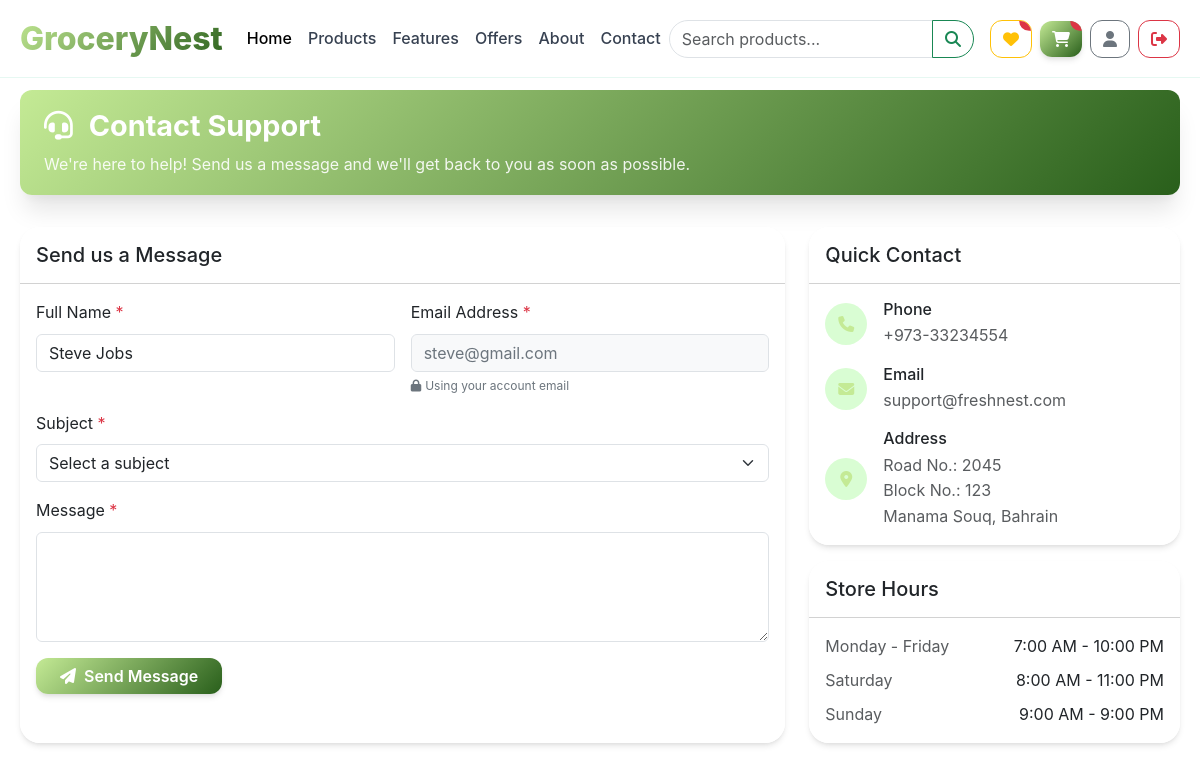
/contact.php (signed in), run on an earlier commit of the app's database.
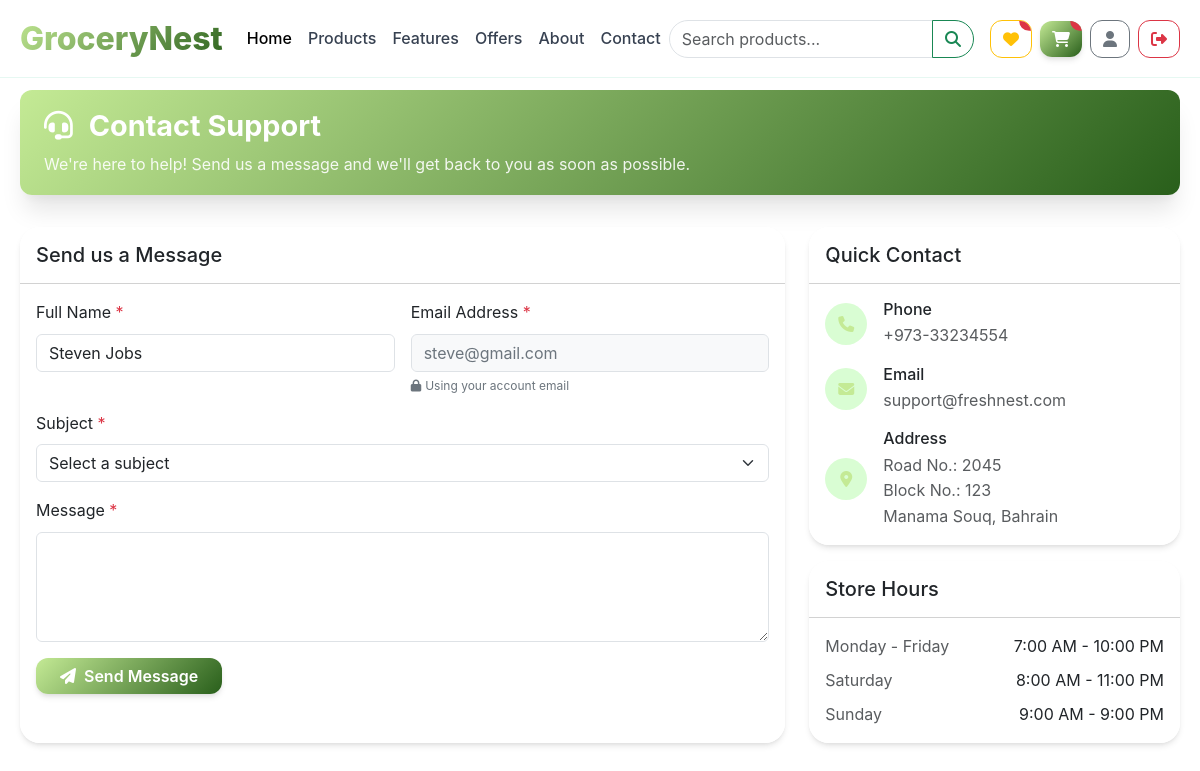
And on a later commit of the database.
### tables this page shows
CREATE TABLE `customer` (
  `id` int(11) NOT NULL,
  `Fname` varchar(100) NOT NULL,
  `Lname` varchar(100) NOT NULL,
  `Mobile` varchar(20) DEFAULT NULL,
  `Building` varchar(255) DEFAULT NULL,
  `Block` varchar(100) DEFAULT NULL,
  `UID` int(11) NOT NULL,
  `Profile_pic` varchar(255) DEFAULT 'default.jpg',
  `created_at` datetime DEFAULT current_timestamp()
);

CREATE TABLE `user` (
  `id` int(11) NOT NULL,
  `Username` varchar(100) NOT NULL,
  `Email` varchar(150) NOT NULL,
  `Password` varchar(255) NOT NULL,
  `Type` enum('Customer','Admin') NOT NULL DEFAULT 'Customer',
  `created_at` datetime DEFAULT current_timestamp()
);

### contact.php (the view, shortened to what the changed rows need)
<?php
require_once 'project_connection.php';
$stmt = $conn->prepare("SELECT u.Username, u.Email, u.Type, c.Fname, c.Lname
                        FROM user u
                        LEFT JOIN customer c ON u.id = c.UID
                        WHERE u.id = ?");
$stmt->execute([$_SESSION['userId']]);
$user = $stmt->fetch(PDO::FETCH_ASSOC);
$userFullName = '';
if (!empty($user['Fname']) && !empty($user['Lname'])) {
    $userFullName = $user['Fname'] . ' ' . $user['Lname'];
} else {
    $userFullName = $user['Username'];
}
$userEmail = $user['Email'];
?>
<!DOCTYPE html>
<html lang="en">
<head>
    <link href="https://cdn.jsdelivr.net/npm/bootstrap@5.3.0/dist/css/bootstrap.min.css" rel="stylesheet">
    <link rel="stylesheet" href="https://cdnjs.cloudflare.com/ajax/libs/font-awesome/6.4.0/css/all.min.css">
    <link href="https://unpkg.com/aos@2.3.1/dist/aos.css" rel="stylesheet">
    <link rel="stylesheet" href="css/navbar.css">
    <link rel="stylesheet" href="css/contact.css">
</head>
<body>
    <?php include 'navbar.php'; ?>
    <div class="container py-4">
        <div class="row g-4">
            <div class="col-lg-8">
                <div class="card h-100">
                    <div class="card-body">
                        <form method="POST" action="contact.php" novalidate>
                            <div class="row g-3">
                                <div class="col-md-6">
                                    <label for="name" class="form-label">Full Name <span class="text-danger">*</span></label>
                                    <input type="text" class="form-control" id="name" name="name"
                                           value="<?= htmlspecialchars($userFullName) ?>" required>
                                </div>
                                <div class="col-md-6">
                                    <label for="email" class="form-label">Email Address <span class="text-danger">*</span></label>
                                    <input type="email" class="form-control" id="email" name="email"
                                           value="<?= htmlspecialchars($userEmail) ?>" readonly required>
                                    <div class="readonly-indicator">
                                        <i class="fas fa-lock me-1"></i>Using your account email
                                    </div>
                                </div>
                            </div>
                        </form>
                    </div>
                </div>
            </div>
        </div>
    </div>
</body>
</html>

What changed in the data, as far as the page shows it:
changed customer "steve@gmail.com": name "Steve Jobs" → "Steven Jobs"
